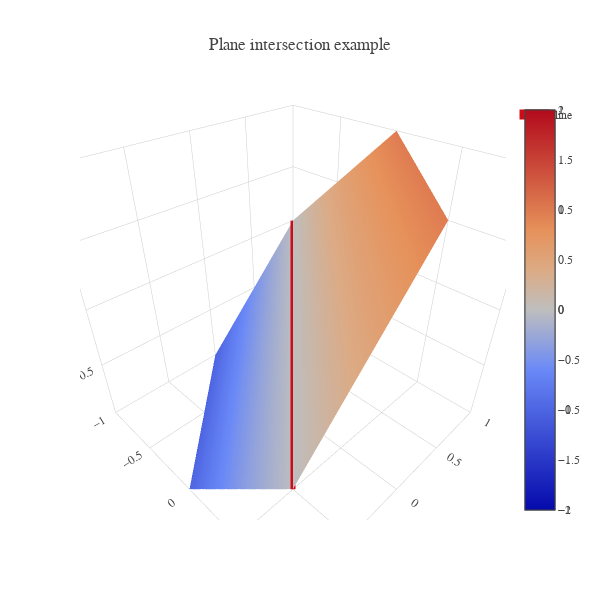

Here is the notebook cell this chart was saved with:
### Code cell
#plot the figure
fig=go.Figure(data=data,layout=layout)
iplot(fig)
